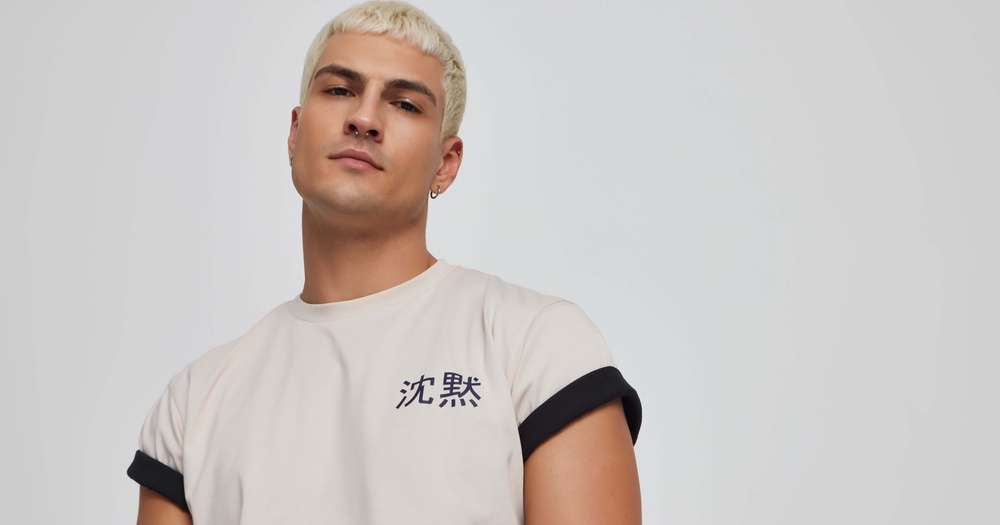
#> input picture Projects/02102.jpg, 1000 x 525 px, shrunk from 6312 x 3316 before the run
$ python basic_image.py
#> lines starting #> are read from the running program, lines starting #| are printed output that depends on the picture; after the words box and inside, x2 and y2 are one past the last pixel; in counts of white or black regions, pixels touching at a corner belong together
import cv2
import numpy as np
from matplotlib import pyplot as plt
image = cv2.imread('02102.jpg')
#> image is the input picture: shape (525, 1000, 3); mean B, G, R 196.8, 199.3, 204.4
if image is None:
    print("Boyle bir gorsel bulunamamaktadir.")
    exit()

gray_image = cv2.cvtColor(image, cv2.COLOR_BGR2GRAY)
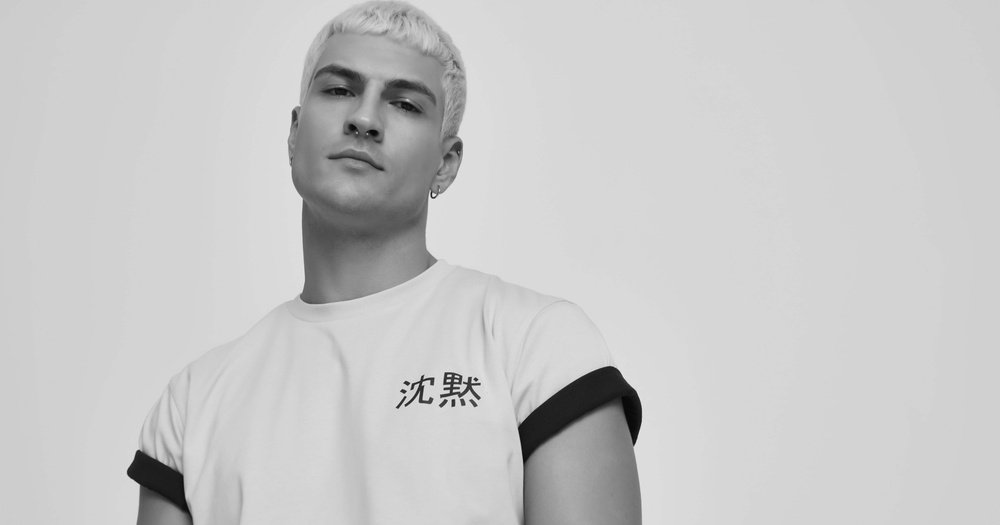
#> gray_image: shape (525, 1000); min 5, max 238, mean 200.5
blurred_image = cv2.GaussianBlur(gray_image, (5, 5), 0)
edges = cv2.Canny(blurred_image, 100, 200)
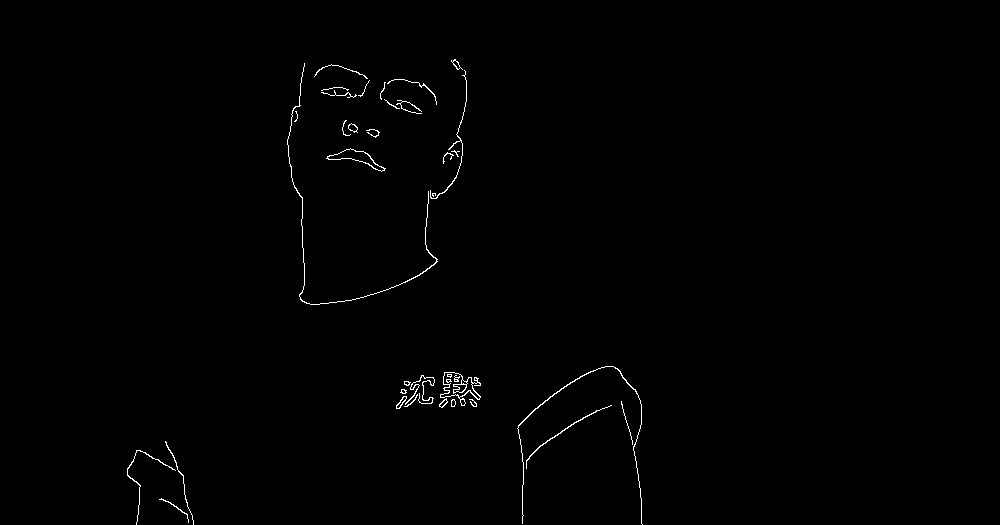
#> edges: shape (525, 1000); 0.57% white in thin lines or dots, all inside (x1, y1, x2, y2) = (127, 59, 643, 525)
equalized_image = cv2.equalizeHist(gray_image)
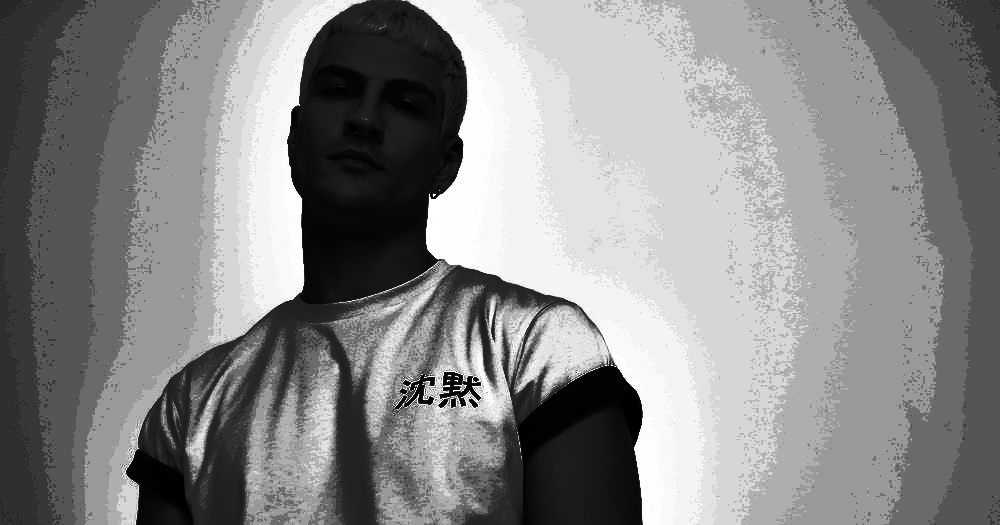
#> equalized_image: shape (525, 1000); min 0, max 255, mean 137.2
_, binary_image = cv2.threshold(equalized_image, 127, 255, cv2.THRESH_BINARY)
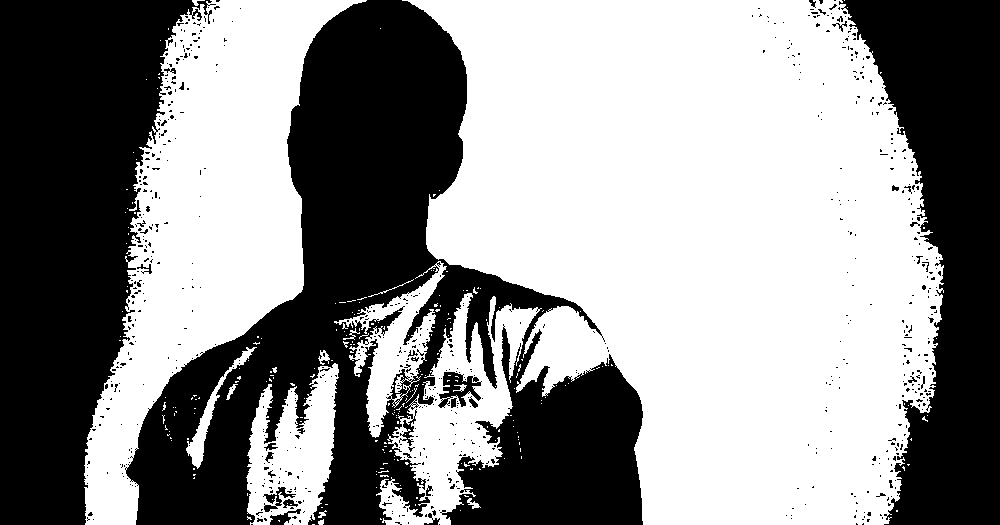
#> binary_image: shape (525, 1000); 56.1% white; 739 black regions (705 under 20 px)
contours, _ = cv2.findContours(binary_image, cv2.RETR_EXTERNAL, cv2.CHAIN_APPROX_SIMPLE)
#> contours = 225 contours, 216 with area under 20; largest, box (x1, y1, x2, y2) and area: (402, 0, 944, 525) 202862, (84, 0, 367, 525) 61058, (376, 293, 542, 525) 14474, (246, 363, 339, 525) 9274, (334, 261, 447, 438) 5896
contour_image = cv2.drawContours(np.copy(image), contours, -1, (0, 255, 0), 2)
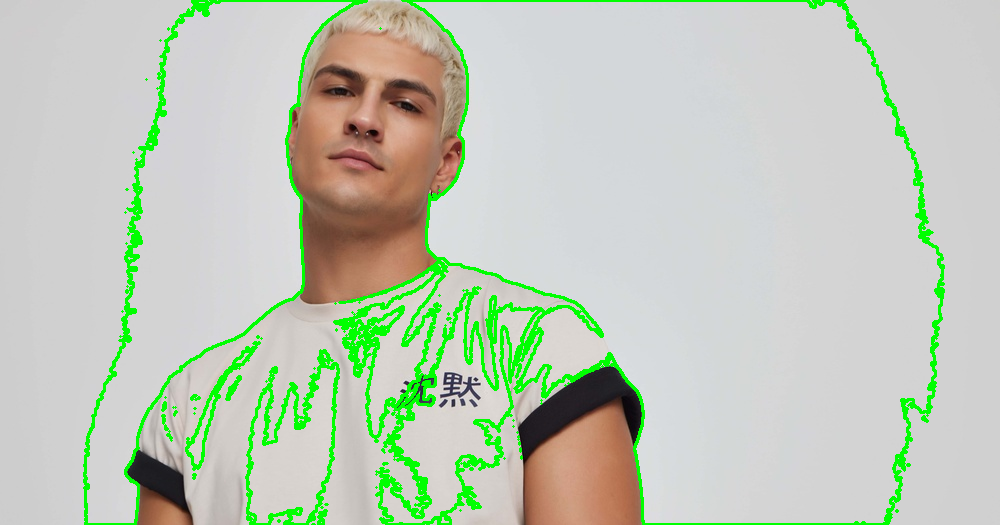
#> contour_image: shape (525, 1000, 3); mean B, G, R 184.6, 202.1, 191.8

plt.figure(figsize=(14, 10))

plt.subplot(3, 3, 1)
plt.title('Original Image')
plt.imshow(cv2.cvtColor(image, cv2.COLOR_BGR2RGB))
plt.axis('off')

plt.subplot(3, 3, 2)
plt.title('Grayscale Image')
plt.imshow(gray_image, cmap='gray')
plt.axis('off')

plt.subplot(3, 3, 3)
plt.title('Blurred Image')
plt.imshow(blurred_image, cmap='gray')
plt.axis('off')

plt.subplot(3, 3, 4)
plt.title('Edge Detection')
plt.imshow(edges, cmap='gray')
plt.axis('off')

plt.subplot(3, 3, 5)
plt.title('Equalized Image')
plt.imshow(equalized_image, cmap='gray')
plt.axis('off')

plt.subplot(3, 3, 6)
plt.title('Binary Thresholding')
plt.imshow(binary_image, cmap='gray')
plt.axis('off')

plt.subplot(3, 3, 7)
plt.title('Contours Detected')
plt.imshow(cv2.cvtColor(contour_image, cv2.COLOR_BGR2RGB))
plt.axis('off')

plt.tight_layout()
plt.show()
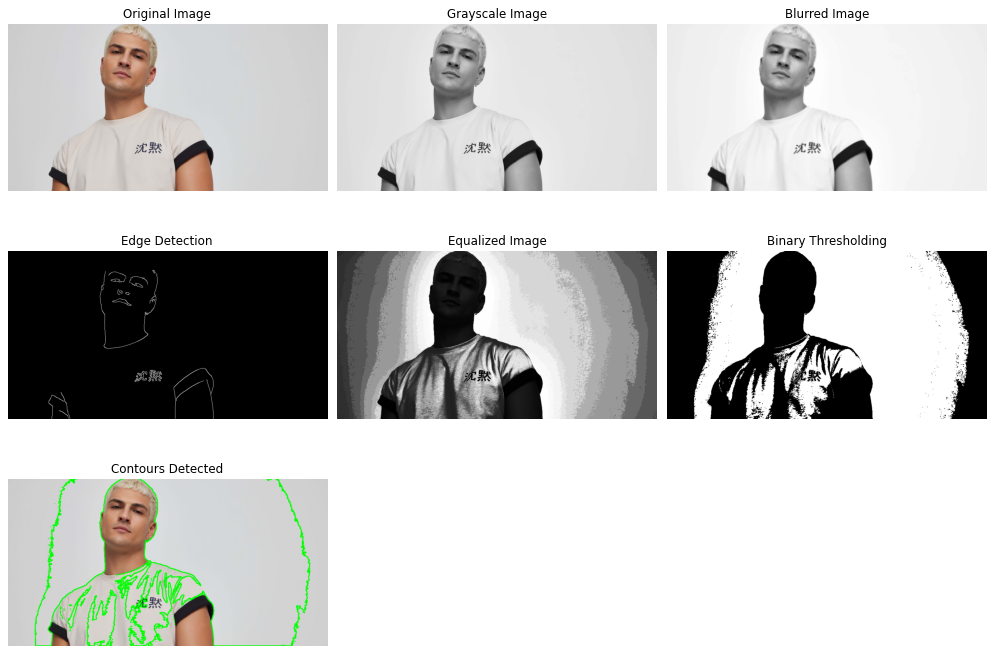
#> figure drawn by matplotlib, 7 panels

$ run again, with Projects/5.jpg copied over Projects/02102.jpg
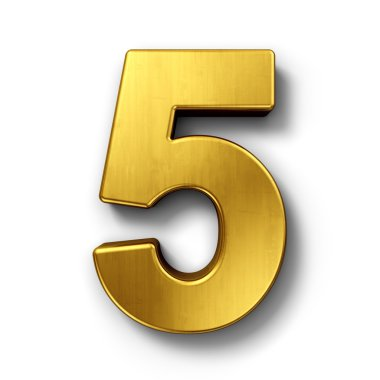
#> input picture Projects/5.jpg, 380 x 380 px
#> image is the input picture: shape (380, 380, 3); mean B, G, R 191.2, 219, 228.9
#> `edges = cv2.Canny(blurred_image, 100, 200)`:
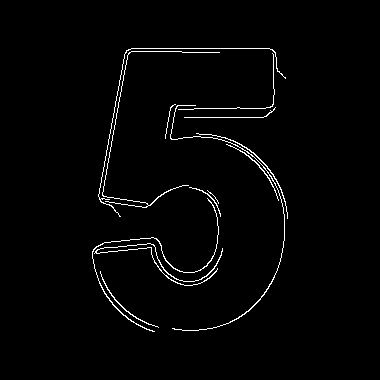
#> edges: shape (380, 380); 1.8% white in thin lines or dots, all inside (x1, y1, x2, y2) = (92, 48, 288, 332)
#> binary_image: shape (380, 380); 50.6% white; 6 black regions (5 under 20 px)
#> contours = 6 contours, 4 with area under 20; largest, box (x1, y1, x2, y2) and area: (0, 0, 380, 380) 71755, (188, 242, 201, 251) 50
#> `contour_image = cv2.drawContours(np.copy(image), contours, -1, (0, 255..`:
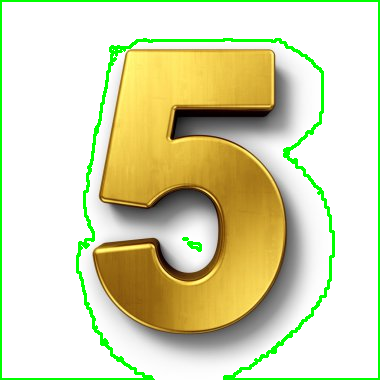
#> contour_image: shape (380, 380, 3); mean B, G, R 179.4, 219, 217
